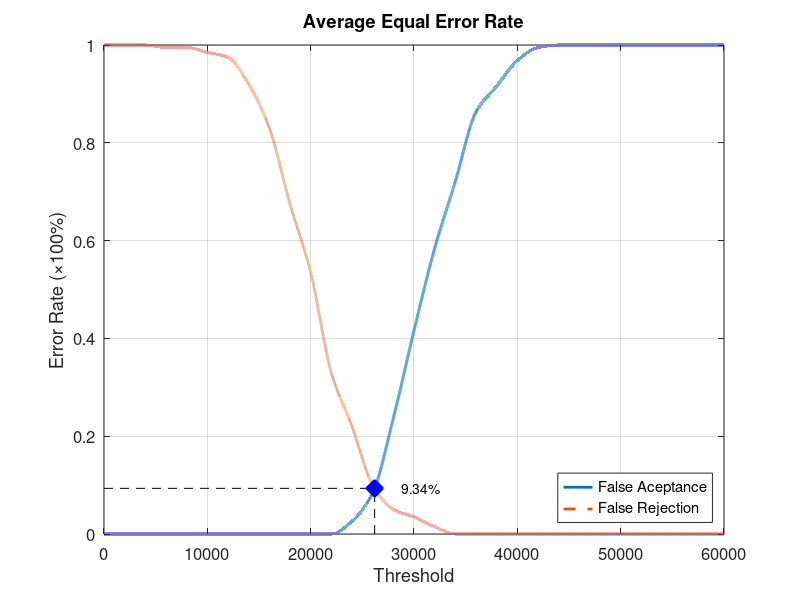
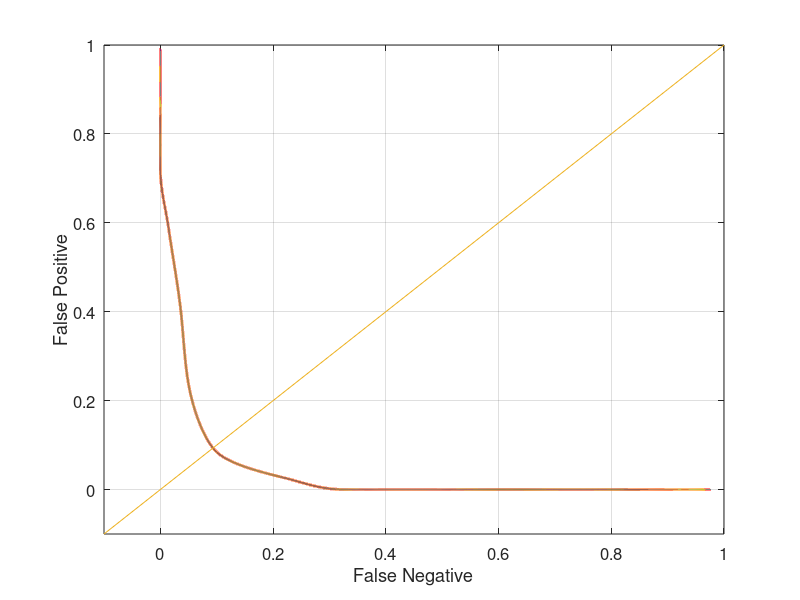

These charts were generated, in order, by the following MATLAB code:
function yEER = Database1_2
close all;
clear;
clc;
x = 0:2000:60000;
xq = 0:0.5:60000;

y0 = [0 0 0 0 0 0 0 0 0 0 0 0 0.0263158 0.0842105 0.236842 0.415789 0.584211 0.721053 0.863158 0.915789 0.968421 0.994737 1 1 1 1 1 1 1 1 1];
yy0 = interp1(x, y0, xq, 'pchip');
y1 = [1 1 1 0.995 0.995 0.985 0.975 0.92 0.83 0.675 0.535 0.33 0.22 0.1 0.05 0.035 0.015 0 0 0 0 0 0 0 0 0 0 0 0 0 0];
yy1 = interp1(x, y1, xq, 'pchip');

% Calculating EER: 
y2 = abs(y0 - y1);
find(y2 == min(y2))
yy2 = abs(yy0 - yy1);
xEER = find(yy2 == min(yy2));
xEERIndex = xq(xEER) % X-axis EER
yEER = yy0(xEER) % Y-axis EER

main = figure
plot(xq, yy0,'-','LineWidth', 2);	hold on
plot(xq, yy1,'--','LineWidth', 2);	hold on
plot([xEERIndex xEERIndex], [0 yEER], 'k--');	hold on
plot([0 xEERIndex], [yEER yEER], 'k--');	hold on
plot(xEERIndex, yEER, 'bx', 'LineWidth', 10);	hold on
text(xEERIndex + 10 * xEERIndex / 100, yEER, [num2str(round((10000 * yEER)) / 100) '%'])
legend('False Aceptance', 'False Rejection', 'Location', 'SouthEast')
xlabel('Threshold')
ylabel('Error Rate (\times100%)')
title('Average Equal Error Rate')
set(gca, 'FontSize', 12)
axis([0 60000 0 1])
grid on

print(main, 'Database1_2Main', '-dpng');
FNRxFPR = figure('Color', [1 1 1]);
plot(yy1, yy0, '-', yy1, yy0, 'LineWidth', 2);
hold on
y = -0.1:0.1:1
plot(y, y); 
set(gca, 'FontSize', 12)
xlabel('False Negative')
ylabel('False Positive')
axis([-0.1 1 -0.1 1])
set(gca, 'FontSize', 12)
grid on

print(FNRxFPR, 'Database1_2FNRxFPR','-dpng');
end
